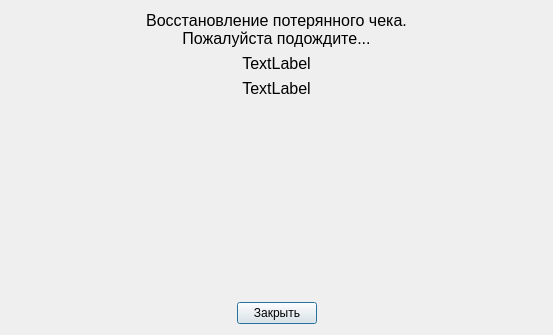
<?xml version="1.0" encoding="UTF-8"?>
<ui version="4.0">
 <class>ProgressExecuteDialog</class>
 <widget class="QDialog" name="ProgressExecuteDialog">
  <property name="geometry">
   <rect>
    <x>0</x>
    <y>0</y>
    <width>553</width>
    <height>335</height>
   </rect>
  </property>
  <property name="windowTitle">
   <string>Восстановление чека</string>
  </property>
  <layout class="QGridLayout" name="gridLayout">
   <item row="0" column="0">
    <widget class="QLabel" name="labelTitle">
     <property name="font">
      <font>
       <pointsize>12</pointsize>
      </font>
     </property>
     <property name="text">
      <string>Восстановление потерянного чека.
Пожалуйста подождите...</string>
     </property>
     <property name="alignment">
      <set>Qt::AlignCenter</set>
     </property>
    </widget>
   </item>
   <item row="1" column="0">
    <layout class="QHBoxLayout" name="horizontalLayoutPI" stretch="">
     <property name="sizeConstraint">
      <enum>QLayout::SetMaximumSize</enum>
     </property>
    </layout>
   </item>
   <item row="2" column="0">
    <widget class="QLabel" name="labelMessageConnect">
     <property name="font">
      <font>
       <pointsize>12</pointsize>
      </font>
     </property>
     <property name="text">
      <string>TextLabel</string>
     </property>
     <property name="alignment">
      <set>Qt::AlignCenter</set>
     </property>
     <property name="wordWrap">
      <bool>true</bool>
     </property>
    </widget>
   </item>
   <item row="3" column="0">
    <widget class="QLabel" name="labelMessageExecute">
     <property name="font">
      <font>
       <pointsize>12</pointsize>
      </font>
     </property>
     <property name="text">
      <string>TextLabel</string>
     </property>
     <property name="alignment">
      <set>Qt::AlignCenter</set>
     </property>
     <property name="wordWrap">
      <bool>true</bool>
     </property>
    </widget>
   </item>
   <item row="4" column="0">
    <spacer name="verticalSpacer">
     <property name="orientation">
      <enum>Qt::Vertical</enum>
     </property>
     <property name="sizeHint" stdset="0">
      <size>
       <width>20</width>
       <height>40</height>
      </size>
     </property>
    </spacer>
   </item>
   <item row="5" column="0">
    <layout class="QHBoxLayout" name="horizontalLayout">
     <item>
      <spacer name="horizontalSpacer">
       <property name="orientation">
        <enum>Qt::Horizontal</enum>
       </property>
       <property name="sizeHint" stdset="0">
        <size>
         <width>40</width>
         <height>20</height>
        </size>
       </property>
      </spacer>
     </item>
     <item>
      <widget class="QPushButton" name="pushButton">
       <property name="text">
        <string>Закрыть</string>
       </property>
      </widget>
     </item>
     <item>
      <spacer name="horizontalSpacer_2">
       <property name="orientation">
        <enum>Qt::Horizontal</enum>
       </property>
       <property name="sizeHint" stdset="0">
        <size>
         <width>40</width>
         <height>20</height>
        </size>
       </property>
      </spacer>
     </item>
    </layout>
   </item>
  </layout>
 </widget>
 <resources/>
 <connections/>
</ui>
